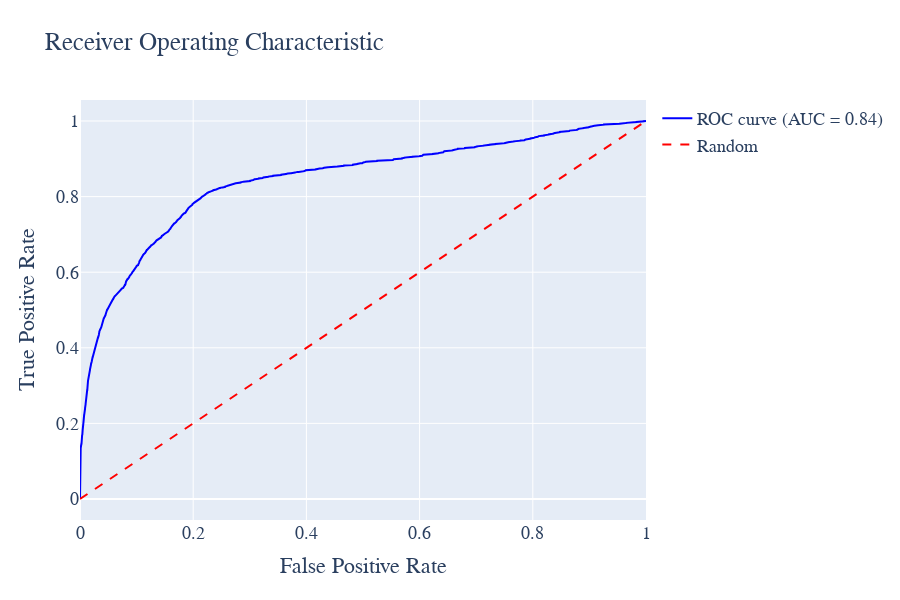

Here is the notebook cell this chart was saved with:
### Code cell
import plotly.graph_objects as go
from sklearn.metrics import roc_curve, auc

# 计算ROC曲线
roc_auc = auc(fpr, tpr)

# 创建布局
layout = go.Layout(
    title='Receiver Operating Characteristic',
    xaxis=dict(title='False Positive Rate'),
    yaxis=dict(title='True Positive Rate'),
    hovermode='closest',
    width=900, height=600,
    font=dict(family='Times New Roman', size=18)
)

# 创建ROC曲线图形
roc_trace = go.Scatter(
    x=fpr,
    y=tpr,
    mode='lines',
    line=dict(color='blue', width=2),
    name='ROC curve (AUC = %0.2f)' % roc_auc
)

# 创建对角线图形
diagonal_trace = go.Scatter(
    x=[0, 1],
    y=[0, 1],
    mode='lines',
    line=dict(color='red', width=2, dash='dash'),
    name='Random'
)

# 创建图表数据
data = [roc_trace, diagonal_trace]

# 创建图表
fig = go.Figure(data=data, layout=layout)

fig.write_html('Image/4_3_1.html')
# 显示图表
fig.show()

### Figure 1 — Plotly figure (JSON) as saved in the notebook; plotly's stock layout.template omitted (floating-point values rounded to 4 significant figures; data arrays with more than 128 entries replaced by an {"elided": "..."} marker saying what was removed)
{"data": [{"line": {"color": "blue", "width": 2}, "mode": "lines", "name": "ROC curve (AUC = 0.84)", "type": "scatter", "x": {"elided": "4478 float values"}, "y": {"elided": "4478 float values"}}, {"line": {"color": "red", "dash": "dash", "width": 2}, "mode": "lines", "name": "Random", "type": "scatter", "x": [0, 1], "y": [0, 1]}], "layout": {"font": {"family": "Times New Roman", "size": 18}, "height": 600, "hovermode": "closest", "title": {"text": "Receiver Operating Characteristic"}, "width": 900, "xaxis": {"title": {"text": "False Positive Rate"}}, "yaxis": {"title": {"text": "True Positive Rate"}}}}
